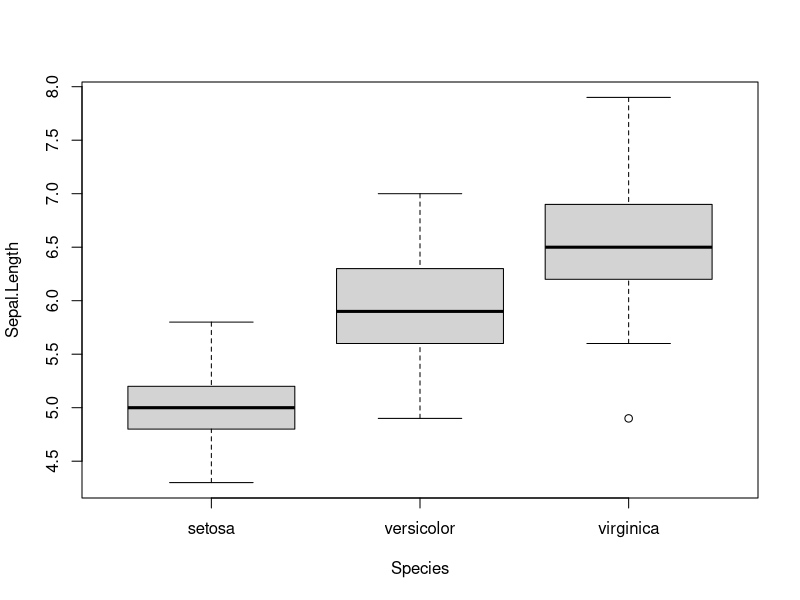
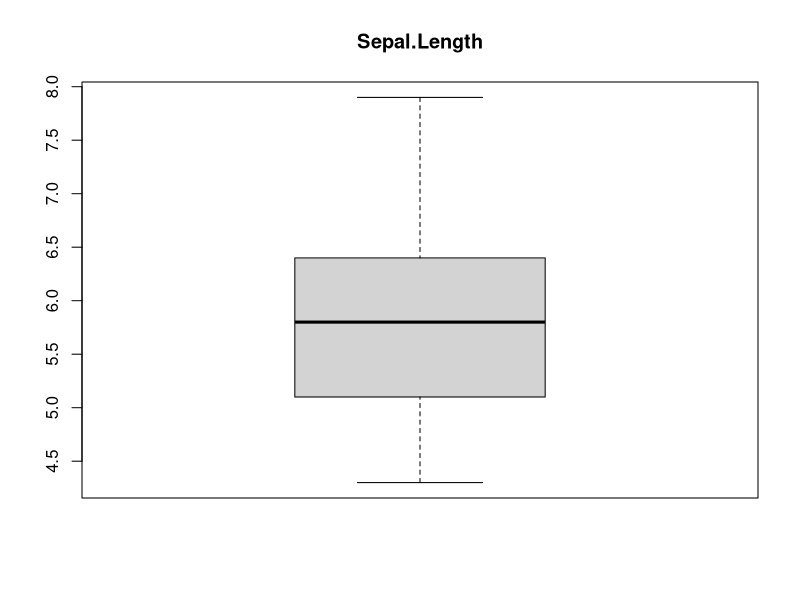
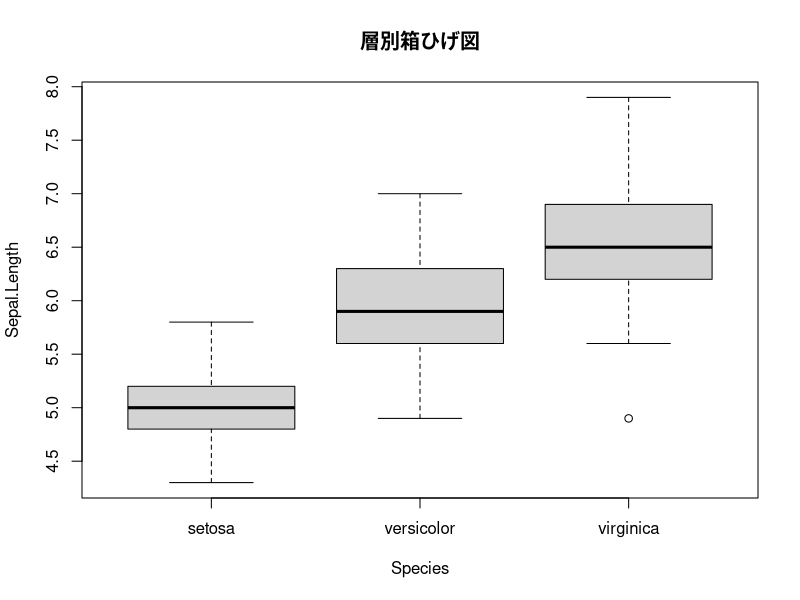
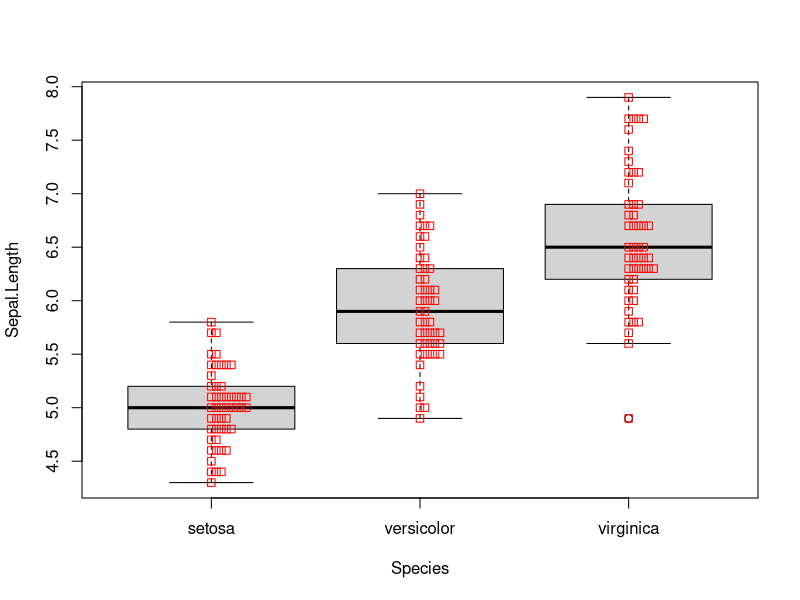
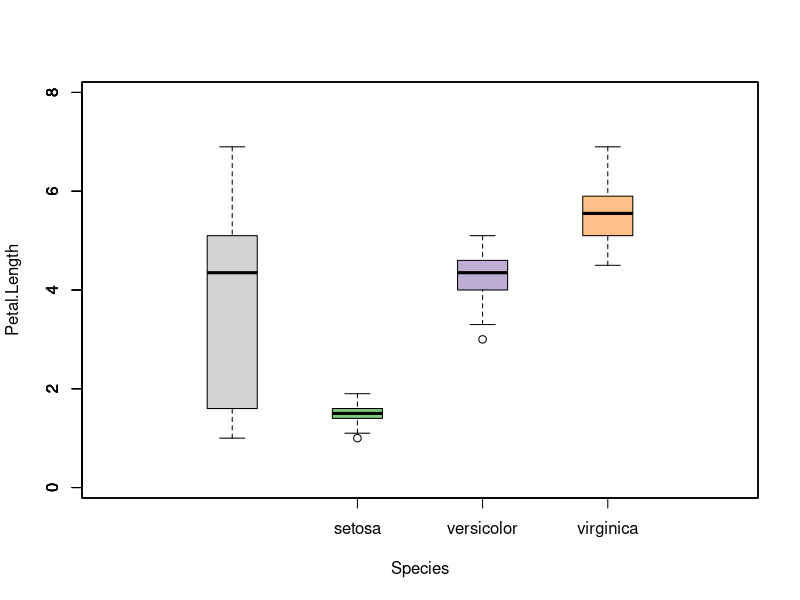
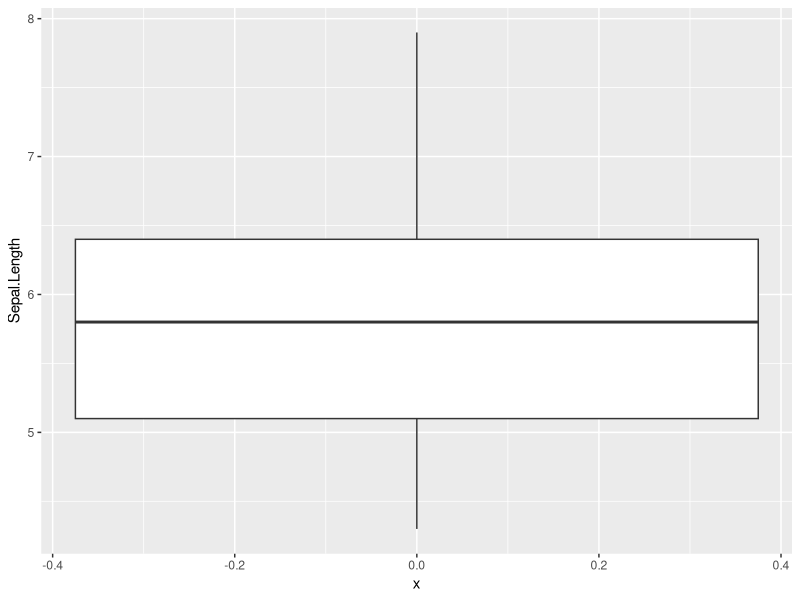
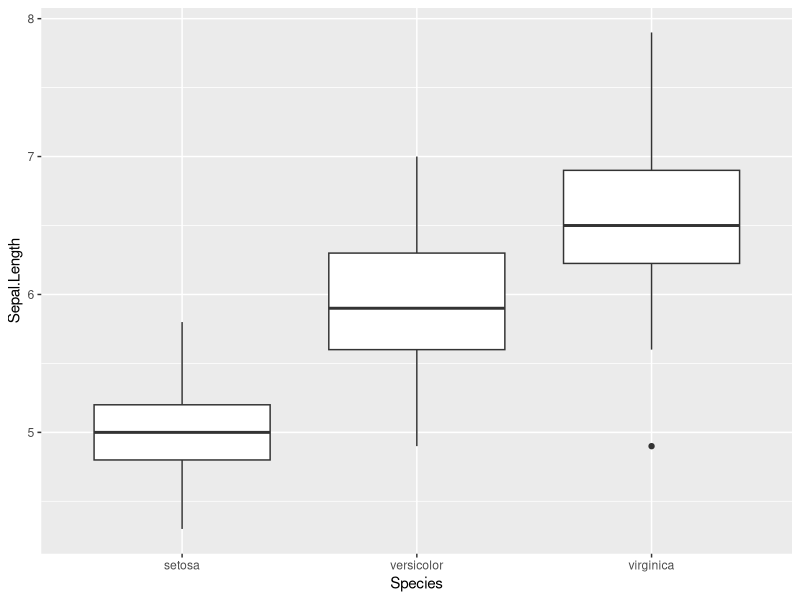
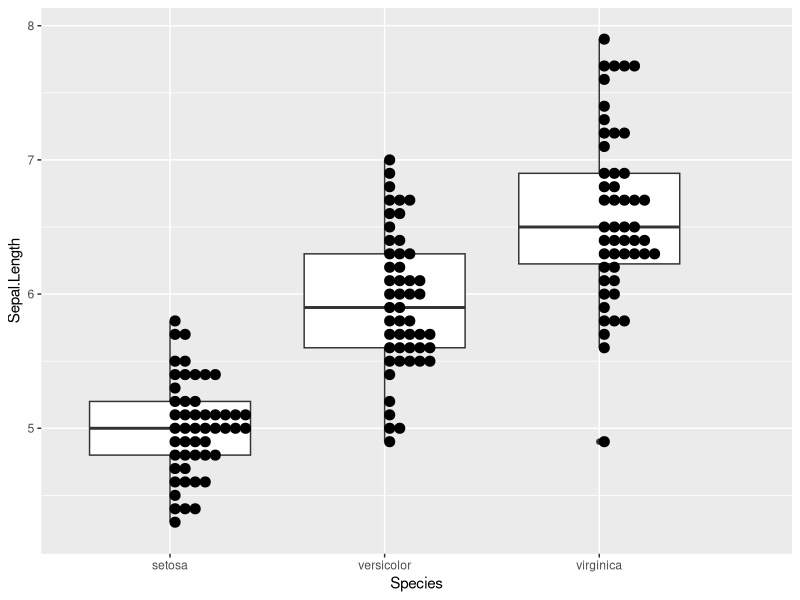

Reproduce these figures in R, in order.
## ---- chunk 1
knitr::opts_chunk$set(echo = TRUE, warning = FALSE, message = FALSE)

require(tidyverse)
## ---- chunk 2
boxplot(Sepal.Length ~ Species, data = iris)
## ---- chunk 3
boxplot(iris$Sepal.Length, main = "Sepal.Length")
## ---- chunk 4
boxplot(Sepal.Length ~ Species, data = iris, main = "層別箱ひげ図")
## ---- chunk 5
boxplot(Sepal.Length ~ Species, data = iris)
stripchart(Sepal.Length ~ Species, data = iris, vertical = TRUE,
           method = "stack", add = TRUE, col = "red")

## ---- chunk 6
# データセットを代入しておくとデータセット名が変わっても処理を変えずに済みます
x <- iris
x.lab = "Species"
y.lab = "Petal.Length"


# 層別データを抽出する
type <- unique(x$Species)

# 層別データを描く際の色を設定する
cols <- RColorBrewer::brewer.pal(length(type), "Accent")

# 横軸の範囲を設定する(全データ用＋層別用＋1)
x.range = length(type) + 2

# 空の描画を行う(boxplotは高水準描画関数なので空の描画で軸を用意しておく)
plot(0, 0, type = "n", xlim = range(0:x.range), ylim = range(x[, -5]),
     xlab = x.lab, ylab = y.lab, axes = FALSE)

# 最初に全データに対する箱ひげ図を描画する（上書き）
with(x, boxplot(Petal.Length, add = TRUE))

# 次に層別のデータに対する箱ひげ図を描画する（上書き）
for (i in 1:length(type)) {
  with(x, boxplot(Petal.Length[Species == type[i]],
                     at = i + 1, col = cols[i], add = TRUE))
}

# 最後に横軸名を描画する(除く全データ)
axis(1, at = 1:length(type)+1, labels = type, tick = TRUE)
## ---- chunk 7
iris %>% 
  ggplot2::ggplot(ggplot2::aes(x = 0, y = Sepal.Length)) +
    ggplot2::geom_boxplot()
## ---- chunk 8
iris %>% 
  ggplot2::ggplot(ggplot2::aes(x = Species, y = Sepal.Length)) +
    ggplot2::geom_boxplot()
## ---- chunk 9
iris %>% 
  ggplot2::ggplot(ggplot2::aes(x = Species, y = Sepal.Length)) + 
    ggplot2::geom_boxplot() + 
    geom_dotplot(binaxis = "y", dotsize = 0.75, stackdir = "up", binwidth = 0.1)
## ---- chunk 10
iris %>% 
  ggplot2::ggplot(ggplot2::aes(x = Species, y = Sepal.Length)) + 
    ggplot2::geom_boxplot() + 
    ggplot2::stat_summary(fun.y = mean, geom = "point", colour = "red")
## ---- chunk 11
iris %>% 
  ggplot2::ggplot(ggplot2::aes(x = Species, y = Sepal.Length)) + 
    ggplot2::geom_boxplot(ggplot2::aes(colour = Species)) + 
    ggplot2::stat_summary(fun.data = mean_sdl, fun.args = list(mult = 1),
                          geom = "pointrange", position = position_nudge(0.05),
                          ggplot2::aes(colour = Species)) + 
    geom_dotplot(binaxis = "y", dotsize = 0.75, stackdir = "down",
                 binwidth = 0.1, position = position_nudge(-0.025),
                 ggplot2::aes(fill = Species, colour = Species), alpha = 0.5)
## ---- chunk 12
iris %>% 
  ggplot2::ggplot(ggplot2::aes(x = Species, y = Sepal.Length)) + 
    ggplot2::geom_violin()
## ---- chunk 13
iris %>% 
  ggplot2::ggplot(ggplot2::aes(x = Species, y = Sepal.Length)) + 
    ggplot2::geom_violin(draw_quantiles = c(0.25, 0.5, 0.75))
## ---- chunk 14
iris %>% 
  ggplot2::ggplot(ggplot2::aes(x = Species, y = Sepal.Length)) + 
    ggplot2::geom_violin(draw_quantiles = c(0.25, 0.5, 0.75)) + 
    ggplot2::stat_summary(fun.y = mean, geom = "point", colour = "red")
## ---- chunk 15
iris %>% 
  ggplot2::ggplot(ggplot2::aes(x = Species, y = Sepal.Length)) + 
    ggplot2::geom_violin() +
    ggplot2::geom_boxplot(width = 0.1) +
    ggplot2::stat_summary(fun.y = mean, geom = "point", colour = "red")
## ---- chunk 16
iris %>% 
  ggplot2::ggplot(ggplot2::aes(x = Species, y = Sepal.Length)) + 
    ggplot2::geom_violin(draw_quantiles = c(0.25, 0.5, 0.75)) + 
    # ggplot2::geom_boxplot(width = 0.1, position = position_dodge(width = 0.5)) +
    ggplot2::stat_summary(fun.y = mean, geom = "point", colour = "red",
                          position = position_nudge(0.05)) +
    geom_dotplot(binaxis = "y", dotsize = 0.5, stackdir = "down",
                 binwidth = 0.1, position = position_nudge(-0.025)) 
## ---- chunk 17
iris %>% 
  ggplot2::ggplot(ggplot2::aes(x = Species, y = Sepal.Length, fill = Species)) + 
    ggplot2::geom_violin(ggplot2::aes(colour = Species), alpha = 0.5) + 
    ggplot2::stat_summary(fun.data = mean_sdl, fun.args = list(mult = 1),
                        geom = "pointrange", position = position_nudge(0.05))
## ---- chunk 18
palette <- "Set2"   # カラーパレットは`RColorBrewer::display.brewer.all()`

iris %>% 
  ggplot2::ggplot(ggplot2::aes(x = Species, y = Sepal.Length, fill = Species)) + 
  ggplot2::geom_violin(ggplot2::aes(colour = Species), alpha = 0.75) + 
  ggplot2::stat_summary(fun.data = mean_sdl, fun.args = list(mult = 1),
                        geom = "pointrange", position = position_nudge(0.05)) + 
  # mean_sdlは平均値とエラーバー
  geom_dotplot(binaxis = "y", dotsize = 0.5, stackdir = "down", binwidth = 0.1, 
               position = position_nudge(-0.0)) + 
  # theme(legend.position = "none") + 
  labs(x = "Species", y = "Sepal length (cm)") +
  ggplot2::scale_fill_brewer(palette = palette) +
  ggplot2::scale_color_brewer(palette = palette)
## ---- chunk 19
iris %>% 
  ggplot2::ggplot(ggplot2::aes(x = Species, y = Sepal.Length, fill = Species,
                               colour = Species)) + 
  # geom_flat_violin(scale = "count", trim = FALSE) + 
  stat_summary(fun.data = mean_sdl, fun.args = list(mult = 1), 
               geom = "pointrange", position = position_nudge(0.05)) + 
  geom_dotplot(binaxis = "y", dotsize = 0.5, stackdir = "down", binwidth = 0.1, 
               position = position_nudge(-0.025)) + 
  theme(legend.position = "none") + 
  labs(x = "Species", y = "Sepal length (cm)")
